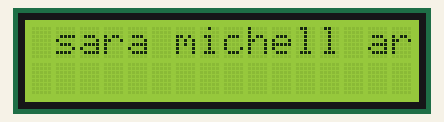
This sketch was run on a simulated Arduino Uno, built with avr-gcc and run on an emulated ATmega328P. Shown: 16×2 character LCD.

Above: at 0.16 s.
At 1.18 s:
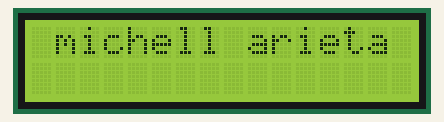
At 2.2 s:
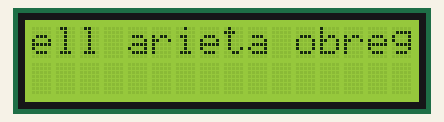
At 4.44 s:
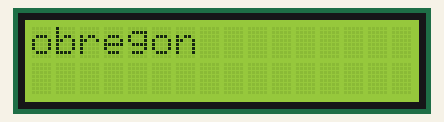
At 6.48 s:
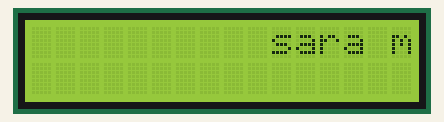
At 8.72 s:
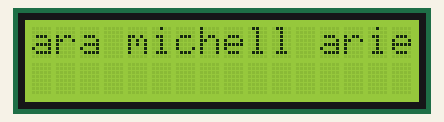

The sketch:

punto_16.ino
```cpp
#include <LiquidCrystal.h>
int rs=12;
int e=11;
int d4=5;
int d5=4;
int d6=3;
int d7=2;
int numero=0;
LiquidCrystal lcd(rs,e,d4,d5,d6,d7);
void setup() {
lcd.begin(16,2);
}

void loop() {
lcd.setCursor(2,0);
lcd.print("sara michell arieta obregon");
lcd.scrollDisplayLeft();
delay(200);

}
```

Measured:
- by itself, everything shown: repeats every 8.2 s, in 40 steps
